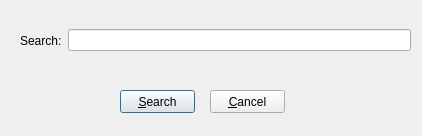
<?xml version="1.0" encoding="UTF-8"?>
<ui version="4.0">
 <class>SearchDlg</class>
 <widget class="QDialog" name="SearchDlg">
  <property name="geometry">
   <rect>
    <x>0</x>
    <y>0</y>
    <width>422</width>
    <height>136</height>
   </rect>
  </property>
  <property name="windowTitle">
   <string>Search...</string>
  </property>
  <widget class="QPushButton" name="SearchButton">
   <property name="geometry">
    <rect>
     <x>120</x>
     <y>90</y>
     <width>75</width>
     <height>23</height>
    </rect>
   </property>
   <property name="text">
    <string>&amp;Search</string>
   </property>
  </widget>
  <widget class="QPushButton" name="CancelButton">
   <property name="geometry">
    <rect>
     <x>210</x>
     <y>90</y>
     <width>75</width>
     <height>23</height>
    </rect>
   </property>
   <property name="text">
    <string>&amp;Cancel</string>
   </property>
  </widget>
  <widget class="QWidget" name="horizontalLayoutWidget">
   <property name="geometry">
    <rect>
     <x>20</x>
     <y>10</y>
     <width>391</width>
     <height>61</height>
    </rect>
   </property>
   <layout class="QHBoxLayout" name="horizontalLayout">
    <item>
     <widget class="QLabel" name="label">
      <property name="text">
       <string>Search:</string>
      </property>
     </widget>
    </item>
    <item>
     <widget class="QLineEdit" name="searchEdit"/>
    </item>
   </layout>
  </widget>
 </widget>
 <resources/>
 <connections/>
</ui>
